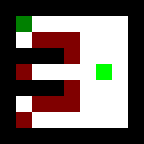

A 2D game scene composited from a Tiled map and its tileset images. What follows is a short description and the map's XML, with every tile layer's data as written:
An orthogonal 9x9 tile map with 16x16 px tiles, 2 tile layers (Layer1, Layer2).

<map version="1.0" orientation="orthogonal" renderorder="right-down" width="9" height="9" tilewidth="16" tileheight="16" nextobjectid="1">
 <tileset firstgid="1" source="Tiles.tsx" />
 <layer name="Layer1" width="9" height="9">
  <data encoding="csv">
1,1,1,1,1,1,1,1,1,
1,5,5,5,5,5,5,5,1,
1,5,5,5,5,5,5,5,1,
1,1,1,1,5,5,5,5,1,
1,5,5,5,5,5,5,5,1,
1,1,1,1,5,5,5,5,1,
1,5,5,5,5,5,5,5,1,
1,5,5,5,5,5,5,5,1,
1,1,1,1,1,1,1,1,1
</data>
 </layer>
 <layer name="Layer2" width="9" height="9">
  <data encoding="csv">
0,0,0,0,0,0,0,0,0,
0,2,0,0,0,0,0,0,0,
0,0,3,3,3,0,0,0,0,
0,0,0,0,3,0,0,0,0,
0,3,0,0,0,0,4,0,0,
0,0,0,0,3,0,0,0,0,
0,0,3,3,3,0,0,0,0,
0,3,0,0,0,0,0,0,0,
0,0,0,0,0,0,0,0,0
</data>
 </layer>
</map>
